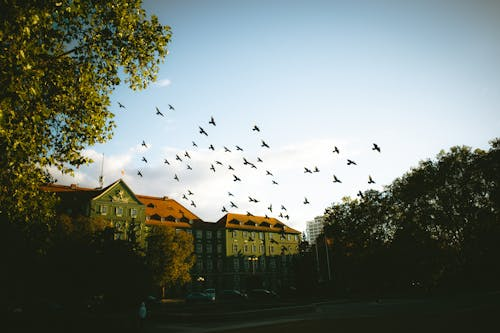
#> input picture images/source.png, 500 x 333 px
$ python q9.py
#> lines starting #> are read from the running program, lines starting #| are printed output that depends on the picture
import cv2
import numpy as np
import matplotlib.pyplot as plt
from skimage.exposure import match_histograms


# ------------------------------------------------------------
# Manual Histogram Matching (CDF based)
# ------------------------------------------------------------
def histogram_matching_scratch(source, reference):

    src_hist = np.zeros(256)
    for pixel in source.flatten():
        src_hist[pixel] += 1

    src_pdf = src_hist / source.size
    src_cdf = np.cumsum(src_pdf)

    ref_hist = np.zeros(256)
    for pixel in reference.flatten():
        ref_hist[pixel] += 1

    ref_pdf = ref_hist / reference.size
    ref_cdf = np.cumsum(ref_pdf)

    mapping = np.zeros(256, dtype=np.uint8)

    # Smaller matching loop
    for i in range(256):
        diff = np.abs(ref_cdf - src_cdf[i])
        mapping[i] = np.argmin(diff)

    return mapping[source]


# ------------------------------------------------------------
# Built-in Histogram Matching
# ------------------------------------------------------------
def histogram_matching_builtin(source, reference):
    matched = match_histograms(source, reference)
    return matched.astype(np.uint8)


# ------------------------------------------------------------
# Create LOW, NORMAL, HIGH contrast versions
# ------------------------------------------------------------
def change_contrast(image, alpha):
    # alpha < 1  → low contrast (0.5)
    # alpha = 1  → normal contrast (1.0)
    # alpha > 1  → high contrast (1.5)
    new_image = cv2.convertScaleAbs(image, alpha=alpha, beta=0)
    return new_image


# ------------------------------------------------------------
# FUNCTION 1: Save ONLY images
# ------------------------------------------------------------
def show_images(images, titles):
    plt.figure(figsize=(15, 10))

    for i in range(len(images)):
        plt.subplot(3, 3, i + 1)
        plt.imshow(images[i], cmap="gray")
        plt.title(titles[i])
        plt.axis("off")

    plt.tight_layout()
    plt.savefig("output_images/matching_images.png")
    plt.close()
    print("Images saved to output_images/matching_images.png")


# ------------------------------------------------------------
# FUNCTION 2: Save ONLY histograms
# ------------------------------------------------------------
def show_histograms(images, titles):
    plt.figure(figsize=(15, 10))

    for i in range(len(images)):
        plt.subplot(3, 3, i + 1)
        plt.hist(images[i].ravel(), bins=256, range=[0, 256], color="gray")
        plt.title(f"{titles[i]} Histogram")
        plt.xlabel("Pixel Value")
        plt.ylabel("Frequency")

    plt.tight_layout()
    plt.savefig("output_images/matching_histograms.png")
    plt.close()
    print("Histograms saved to output_images/matching_histograms.png")


# ------------------------------------------------------------
# Main function
# ------------------------------------------------------------
def main():

    source = cv2.imread("images/source.png", cv2.IMREAD_GRAYSCALE)
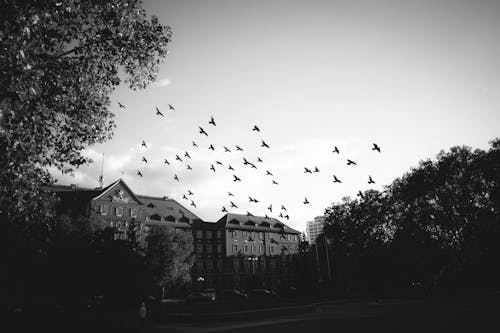
#> source: shape (333, 500); min 0, max 255, mean 117.8
    reference = cv2.imread("images/reference.png", cv2.IMREAD_GRAYSCALE)
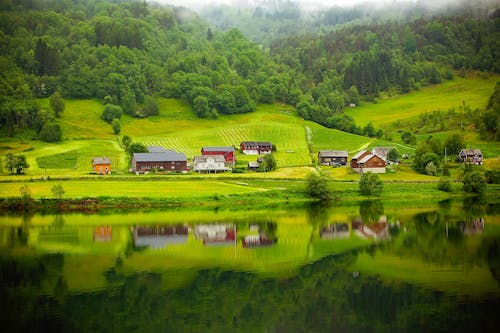
#> input picture images/reference.png, 500 x 333 px
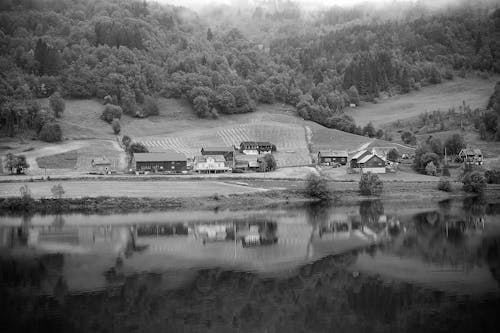
#> reference: shape (333, 500); min 0, max 255, mean 98.3

    if source is None or reference is None:
        print("Error: Check image paths.")
        return


    # Contrast versions of source
    src_low = change_contrast(source, 0.5)
#> in change_contrast, `new_image = cv2.convertScaleAbs(image, alpha=alpha, beta=0)`:
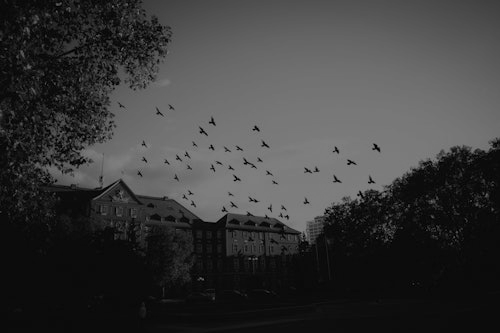
#> new_image: shape (333, 500); min 0, max 128, mean 58.9
    src_norm = change_contrast(source, 1.0)
    src_high = change_contrast(source, 1.5)
#> call 3 of change_contrast, with alpha = 1.5
#> in change_contrast (call 3), `new_image = cv2.convertScaleAbs(image, alpha=alpha, beta=0)`:
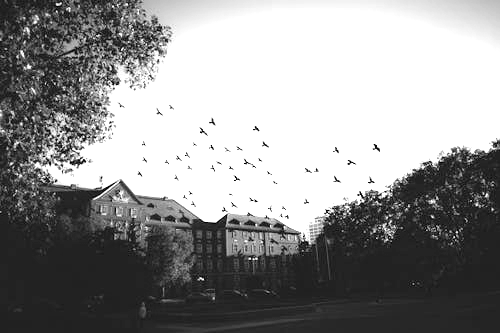
#> new_image: shape (333, 500); min 0, max 255, mean 146.6

    # Manual matching
    manual_low = histogram_matching_scratch(src_low, reference)
#> the loop in histogram_matching_scratch, `for pixel in source.flatten():` made 166500 passes
#> pixel on passes 1 to 3: 12, 13, 9
#> after the loop in histogram_matching_scratch, `for pixel in source.flatten():`: src_hist = 256 values, max 29929 at index 12, min 0 at index 129, mean 650.4
#> in histogram_matching_scratch, `src_pdf = src_hist / source.size`: src_pdf = 256 values, max 0.18 at index 12, min 0 at index 129, mean 0.00391
#> in histogram_matching_scratch, `src_cdf = np.cumsum(src_pdf)`: src_cdf = 256 values from 0.000486 to 1
#> the loop in histogram_matching_scratch, `for pixel in reference.flatten():` made 166500 passes
#> pixel on passes 1 to 3: 54, 57, 59
#> after the loop in histogram_matching_scratch, `for pixel in reference.flatten():`: ref_hist = 256 values, max 1436 at index 58, min 1 at index 0, mean 650.4
#> in histogram_matching_scratch, `ref_pdf = ref_hist / reference.size`: ref_pdf = 256 values, max 0.00862 at index 58, min 6.01e-06 at index 0, mean 0.00391
#> in histogram_matching_scratch, `ref_cdf = np.cumsum(ref_pdf)`: ref_cdf = 256 values from 6.01e-06 to 1
#> after the loop in histogram_matching_scratch, `for i in range(256):`: mapping = 256 values from 4 to 255
#> in histogram_matching_scratch, `return mapping[source]`:
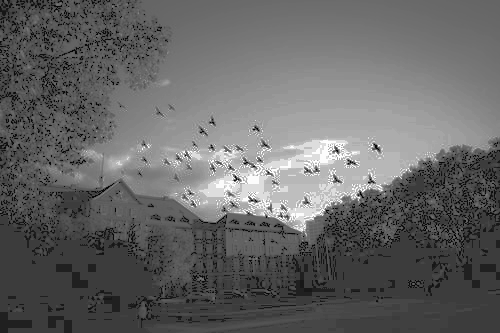
#> returned value: shape (333, 500); min 4, max 255, mean 101.7
    manual_norm = histogram_matching_scratch(src_norm, reference)
#> the loop in histogram_matching_scratch (call 2), `for pixel in source.flatten():` made 166500 passes
#> pixel on passes 1 to 3: 23, 26, 18
#> the loop in histogram_matching_scratch (call 2), `for pixel in reference.flatten():` made 166500 passes
    manual_high = histogram_matching_scratch(src_high, reference)

    # Built-in matching
    builtin_low = histogram_matching_builtin(src_low, reference)
    builtin_norm = histogram_matching_builtin(src_norm, reference)
    builtin_high = histogram_matching_builtin(src_high, reference)

    # Include REFERENCE image for comparison
    images = [
        reference, source,
        manual_low, manual_norm, manual_high,
        builtin_low, builtin_norm, builtin_high
    ]

    titles = [
        "Reference", "Source",
        "Manual Low", "Manual Normal", "Manual High",
        "Builtin Low", "Builtin Normal", "Builtin High"
    ]

    show_images(images, titles)
#> the loop in show_images, `for i in range(len(images)):` made 8 passes
    show_histograms(images, titles)
#> the loop in show_histograms, `for i in range(len(images)):` made 8 passes
#> in show_histograms, `plt.savefig("output_images/matching_histograms.png")`:
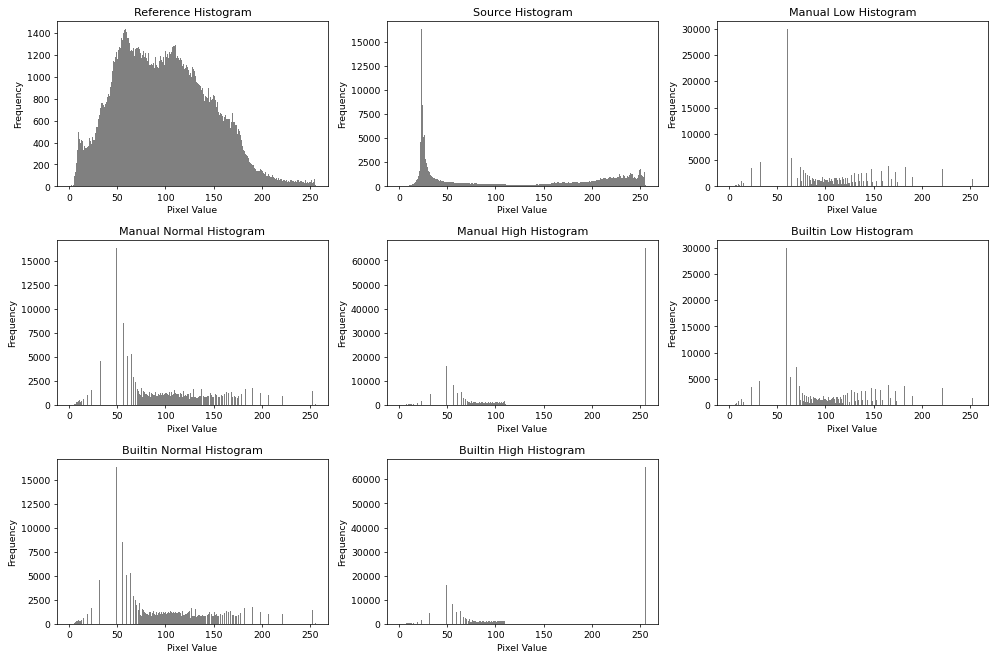
#> figure drawn by matplotlib, 8 panels; panel 1: tallest bar 1436 high, from x = 58 to 59; panel 2: tallest bar 16318 high, from x = 23 to 24; panel 3: tallest bar 29929 high, from x = 60 to 61; panel 4: tallest bar 16318 high, from x = 49 to 50

    print("Histogram matching visualization completed!")


# ------------------------------------------------------------
# Run program
# ------------------------------------------------------------
if __name__ == "__main__":
    main()
